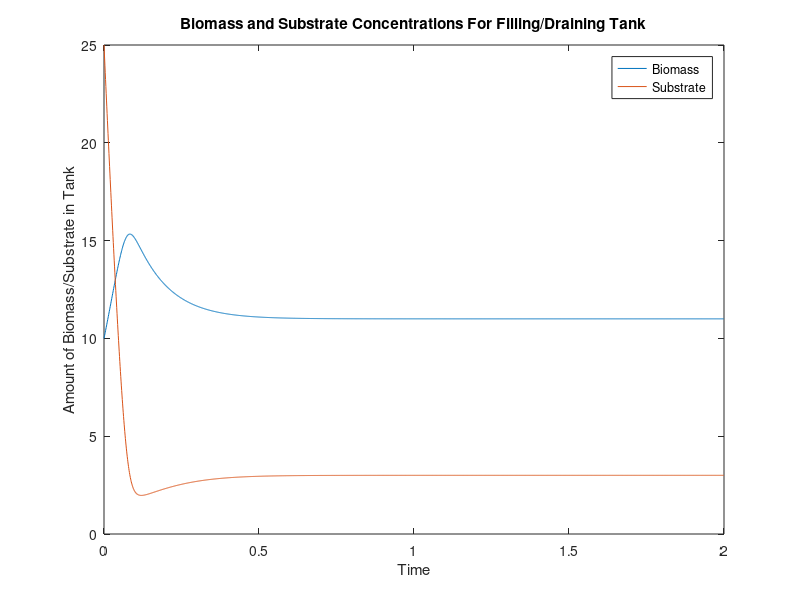

This figure's MATLAB source:
%% Heun's Method, Biomass and Substrate Concetration in Bulk Liquid 

clear; clc
% Inputs
xo=10; %initial biomass concentration in bulk liquid
So=25; %initial substrate concentration in bulk liquid
V=.1; %[tank volume,m^3]
Qdot=1; %[flow rate in/out, m^3]
Sin=25; %Inflow of substrates to tank, [g/m^3]
mmax=20; %max specific growth rate
Km=3; %Monod half-saturation coefficient(growth transitions from sat. to linear)
Yxs=0.5; %ratio of substrate consumed to biomass produced

%Time Constraints
tFin=2; %[s]
dt=1e-3; %Interval
N=tFin/dt; %Number of steps

%S = @(x) Sin-(V/Qdot)*x+(V^2/Qdot); %Substrate concentration wrt biomass
%x = @(S) (Qdot*Sin/V)-(S*Qdot/V)+V; %Biomass wrt substrate concetration
%m = @(x,S) ((mmax*S)/(Km+S)); %Monod Growth Kinetics

dsdt = @(x,t,S) -((((mmax*S)/(Km+S))*x)/Yxs)+((Qdot*Sin)/V)-((Qdot*S)/V); %Substrate Concentration Change wrt time
dxdt = @(x,t,S) (((mmax*S)/(Km+S))-(Qdot/V))*x; %Biomass Concentration Change wrt time


%Preallocation
t = zeros(1,N); %Time
x = zeros(1,N); %Biomass Concentration in bulk liquid
S = zeros(1,N); %Substrate in bulk liquid

%Initial Conditions
t(1)=0;
x(1)=xo;
S(1)=So;

for i = 1:N-1
   
    % Insert loop over spacial coordinate zeta for substrate diffusion,
    % particulates, biomass growth within biofilm, etc

    t(i+1) = t(i) + dt;
    
    xstar = x(i) + dt*dxdt(x(i),t(i),S(i));
    Sstar = S(i) + dt*dsdt(x(i),t(i),S(i));
    
    x(i+1) = x(i) + dt/2*(dxdt(x(i),t(i),S(i))+dxdt(xstar,t(i+1),Sstar));
    S(i+1) = S(i) + dt/2*(dsdt(x(i),t(i),S(i))+dsdt(xstar,t(i+1),Sstar)); 
    
 
end


%% plot
figure(1); clf(1)
plot(t,x)
hold on
plot(t,S)
title('Biomass and Substrate Concentrations For Filling/Draining Tank')
xlabel('Time')
ylabel('Amount of Biomass/Substrate in Tank')
legend('Biomass','Substrate')

